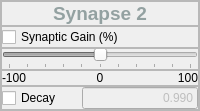
                         <widget class="QFrame" name="Spikeling_Synapse2_frame">
                          <property name="frameShape">
                           <enum>QFrame::StyledPanel</enum>
                          </property>
                          <property name="frameShadow">
                           <enum>QFrame::Raised</enum>
                          </property>
                          <layout class="QVBoxLayout" name="verticalLayout_33">
                           <property name="spacing">
                            <number>0</number>
                           </property>
                           <property name="leftMargin">
                            <number>0</number>
                           </property>
                           <property name="topMargin">
                            <number>0</number>
                           </property>
                           <property name="rightMargin">
                            <number>0</number>
                           </property>
                           <property name="bottomMargin">
                            <number>0</number>
                           </property>
                           <item>
                            <widget class="QFrame" name="Spikeling_Synapse2_label_frame">
                             <property name="frameShape">
                              <enum>QFrame::StyledPanel</enum>
                             </property>
                             <property name="frameShadow">
                              <enum>QFrame::Raised</enum>
                             </property>
                             <layout class="QHBoxLayout" name="horizontalLayout_97">
                              <property name="spacing">
                               <number>0</number>
                              </property>
                              <property name="leftMargin">
                               <number>0</number>
                              </property>
                              <property name="topMargin">
                               <number>0</number>
                              </property>
                              <property name="rightMargin">
                               <number>0</number>
                              </property>
                              <property name="bottomMargin">
                               <number>0</number>
                              </property>
                              <item>
                               <widget class="QLabel" name="Spikeling_Synapse2_label">
                                <property name="styleSheet">
                                 <string notr="true">color: rgb(147, 161, 161);</string>
                                </property>
                                <property name="text">
                                 <string>&lt;html&gt;&lt;head/&gt;&lt;body&gt;&lt;p align=&quot;center&quot;&gt;&lt;span style=&quot; font-size:14pt; font-weight:700;&quot;&gt;Synapse 2&lt;/span&gt;&lt;/p&gt;&lt;/body&gt;&lt;/html&gt;</string>
                                </property>
                               </widget>
                              </item>
                             </layout>
                            </widget>
                           </item>
                           <item>
                            <widget class="QFrame" name="Spikeling_Synapse2_checkBox_frame">
                             <property name="frameShape">
                              <enum>QFrame::StyledPanel</enum>
                             </property>
                             <property name="frameShadow">
                              <enum>QFrame::Raised</enum>
                             </property>
                             <layout class="QHBoxLayout" name="horizontalLayout_99">
                              <property name="spacing">
                               <number>0</number>
                              </property>
                              <property name="leftMargin">
                               <number>0</number>
                              </property>
                              <property name="topMargin">
                               <number>0</number>
                              </property>
                              <property name="rightMargin">
                               <number>0</number>
                              </property>
                              <property name="bottomMargin">
                               <number>0</number>
                              </property>
                              <item>
                               <widget class="QCheckBox" name="Spikeling_Synapse2_checkBox">
                                <property name="enabled">
                                 <bool>true</bool>
                                </property>
                                <property name="text">
                                 <string>Synaptic Gain (%)</string>
                                </property>
                               </widget>
                              </item>
                             </layout>
                            </widget>
                           </item>
                           <item>
                            <widget class="QFrame" name="Spikeling_Synapse2_slider_frame">
                             <property name="frameShape">
                              <enum>QFrame::StyledPanel</enum>
                             </property>
                             <property name="frameShadow">
                              <enum>QFrame::Raised</enum>
                             </property>
                             <layout class="QHBoxLayout" name="horizontalLayout_100">
                              <property name="spacing">
                               <number>0</number>
                              </property>
                              <property name="leftMargin">
                               <number>0</number>
                              </property>
                              <property name="topMargin">
                               <number>0</number>
                              </property>
                              <property name="rightMargin">
                               <number>0</number>
                              </property>
                              <property name="bottomMargin">
                               <number>0</number>
                              </property>
                              <item>
                               <widget class="QSlider" name="Spikeling_Synapse2_slider">
                                <property name="enabled">
                                 <bool>false</bool>
                                </property>
                                <property name="minimum">
                                 <number>-100</number>
                                </property>
                                <property name="maximum">
                                 <number>100</number>
                                </property>
                                <property name="orientation">
                                 <enum>Qt::Horizontal</enum>
                                </property>
                                <property name="tickPosition">
                                 <enum>QSlider::TicksBelow</enum>
                                </property>
                                <property name="tickInterval">
                                 <number>20</number>
                                </property>
                               </widget>
                              </item>
                             </layout>
                            </widget>
                           </item>
                           <item alignment="Qt::AlignTop">
                            <widget class="QFrame" name="Spikeling_Synapse2_values_frame">
                             <property name="frameShape">
                              <enum>QFrame::StyledPanel</enum>
                             </property>
                             <property name="frameShadow">
                              <enum>QFrame::Raised</enum>
                             </property>
                             <layout class="QHBoxLayout" name="horizontalLayout_60">
                              <property name="spacing">
                               <number>0</number>
                              </property>
                              <property name="leftMargin">
                               <number>0</number>
                              </property>
                              <property name="topMargin">
                               <number>0</number>
                              </property>
                              <property name="rightMargin">
                               <number>0</number>
                              </property>
                              <property name="bottomMargin">
                               <number>0</number>
                              </property>
                              <item>
                               <widget class="QLabel" name="Spikeling_Synapse2_min">
                                <property name="text">
                                 <string>-100</string>
                                </property>
                               </widget>
                              </item>
                              <item>
                               <widget class="QLabel" name="Spikeling_Synapse2_0">
                                <property name="text">
                                 <string>0</string>
                                </property>
                                <property name="alignment">
                                 <set>Qt::AlignCenter</set>
                                </property>
                               </widget>
                              </item>
                              <item>
                               <widget class="QLabel" name="Spikeling_Synapse2_max">
                                <property name="text">
                                 <string>100</string>
                                </property>
                                <property name="alignment">
                                 <set>Qt::AlignRight|Qt::AlignTrailing|Qt::AlignVCenter</set>
                                </property>
                               </widget>
                              </item>
                             </layout>
                            </widget>
                           </item>
                           <item>
                            <widget class="QFrame" name="Spikeling_Synapse2_Decay_frame">
                             <property name="sizePolicy">
                              <sizepolicy hsizetype="Expanding" vsizetype="Preferred">
                               <horstretch>0</horstretch>
                               <verstretch>0</verstretch>
                              </sizepolicy>
                             </property>
                             <property name="frameShape">
                              <enum>QFrame::StyledPanel</enum>
                             </property>
                             <property name="frameShadow">
                              <enum>QFrame::Raised</enum>
                             </property>
                             <layout class="QHBoxLayout" name="horizontalLayout_98">
                              <property name="spacing">
                               <number>21</number>
                              </property>
                              <property name="leftMargin">
                               <number>0</number>
                              </property>
                              <property name="topMargin">
                               <number>0</number>
                              </property>
                              <property name="rightMargin">
                               <number>0</number>
                              </property>
                              <property name="bottomMargin">
                               <number>0</number>
                              </property>
                              <item>
                               <widget class="QCheckBox" name="Spikeling_Synapse2_Decay_checkBox">
                                <property name="text">
                                 <string>Decay</string>
                                </property>
                               </widget>
                              </item>
                              <item>
                               <widget class="QLineEdit" name="Spikeling_Synapse2_Decay_value">
                                <property name="enabled">
                                 <bool>false</bool>
                                </property>
                                <property name="sizePolicy">
                                 <sizepolicy hsizetype="Expanding" vsizetype="Preferred">
                                  <horstretch>0</horstretch>
                                  <verstretch>0</verstretch>
                                 </sizepolicy>
                                </property>
                                <property name="text">
                                 <string>0.990</string>
                                </property>
                                <property name="alignment">
                                 <set>Qt::AlignRight|Qt::AlignTrailing|Qt::AlignVCenter</set>
                                </property>
                               </widget>
                              </item>
                             </layout>
                            </widget>
                           </item>
                          </layout>
                         </widget>
